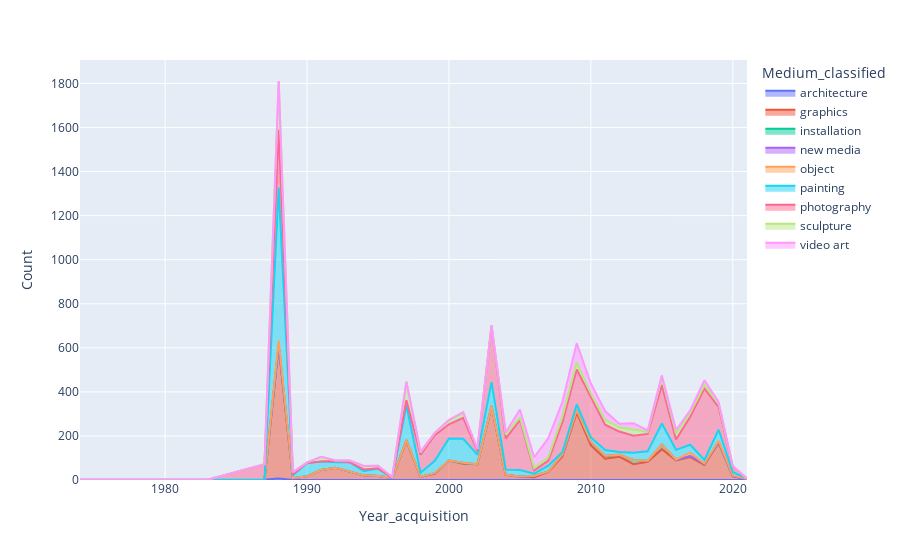

Here is the notebook cell this chart was saved with:
### Markdown cell above
How did artworks medium acqusition change over time?

### Code cell
plot_medium_over_years(museums_data, museum_names)

### Figure 1 — Plotly figure (JSON) as saved in the notebook; plotly's stock layout.template omitted (floating-point values rounded to 4 significant figures)
{"data": [{"fillpattern": {"shape": ""}, "hovertemplate": "Medium_classified=architecture<br>Year_acquisition=%{x}<br>Count=%{y}<extra></extra>", "legendgroup": "architecture", "line": {"color": "#636efa"}, "marker": {"symbol": "circle"}, "mode": "lines", "name": "architecture", "orientation": "v", "showlegend": true, "stackgroup": "1", "type": "scatter", "x": [1987, 1988, 2009, 2018], "xaxis": "x", "y": [1, 7, 3, 2], "yaxis": "y"}, {"fillpattern": {"shape": ""}, "hovertemplate": "Medium_classified=graphics<br>Year_acquisition=%{x}<br>Count=%{y}<extra></extra>", "legendgroup": "graphics", "line": {"color": "#EF553B"}, "marker": {"symbol": "circle"}, "mode": "lines", "name": "graphics", "orientation": "v", "showlegend": true, "stackgroup": "1", "type": "scatter", "x": [1983, 1988, 1989, 1990, 1991, 1992, 1993, 1994, 1995, 1996, 1997, 1998, 1999, 2000, 2001, 2002, 2003, 2004, 2005, 2006, 2007, 2008, 2009, 2010, 2011, 2012, 2013, 2014, 2015, 2016, 2017, 2018, 2019, 2020, 2021], "xaxis": "x", "y": [1, 603, 8, 17, 45, 56, 37, 20, 18, 10, 177, 14, 29, 88, 74, 72, 335, 23, 15, 13, 37, 108, 303, 157, 97, 106, 72, 82, 140, 89, 104, 66, 169, 17, 5], "yaxis": "y"}, {"fillpattern": {"shape": ""}, "hovertemplate": "Medium_classified=installation<br>Year_acquisition=%{x}<br>Count=%{y}<extra></extra>", "legendgroup": "installation", "line": {"color": "#00cc96"}, "marker": {"symbol": "circle"}, "mode": "lines", "name": "installation", "orientation": "v", "showlegend": true, "stackgroup": "1", "type": "scatter", "x": [1988, 1994, 1997, 1998, 1999, 2001, 2003, 2004, 2005, 2006, 2007, 2008, 2009, 2010, 2011, 2012, 2013, 2014, 2015, 2016, 2017, 2018, 2019, 2020], "xaxis": "x", "y": [2, 1, 4, 1, 2, 2, 1, 1, 1, 5, 2, 8, 12, 14, 12, 8, 19, 5, 21, 3, 5, 6, 5, 2], "yaxis": "y"}, {"fillpattern": {"shape": ""}, "hovertemplate": "Medium_classified=new media<br>Year_acquisition=%{x}<br>Count=%{y}<extra></extra>", "legendgroup": "new media", "line": {"color": "#ab63fa"}, "marker": {"symbol": "circle"}, "mode": "lines", "name": "new media", "orientation": "v", "showlegend": true, "stackgroup": "1", "type": "scatter", "x": [2001, 2008, 2010, 2011], "xaxis": "x", "y": [2, 1, 2, 1], "yaxis": "y"}, {"fillpattern": {"shape": ""}, "hovertemplate": "Medium_classified=object<br>Year_acquisition=%{x}<br>Count=%{y}<extra></extra>", "legendgroup": "object", "line": {"color": "#FFA15A"}, "marker": {"symbol": "circle"}, "mode": "lines", "name": "object", "orientation": "v", "showlegend": true, "stackgroup": "1", "type": "scatter", "x": [1988, 1999, 2010, 2014, 2016, 2017, 2018, 2019, 2020], "xaxis": "x", "y": [22, 1, 1, 1, 1, 15, 1, 4, 2], "yaxis": "y"}, {"fillpattern": {"shape": ""}, "hovertemplate": "Medium_classified=painting<br>Year_acquisition=%{x}<br>Count=%{y}<extra></extra>", "legendgroup": "painting", "line": {"color": "#19d3f3"}, "marker": {"symbol": "circle"}, "mode": "lines", "name": "painting", "orientation": "v", "showlegend": true, "stackgroup": "1", "type": "scatter", "x": [1974, 1976, 1982, 1988, 1989, 1990, 1991, 1992, 1993, 1994, 1995, 1996, 1997, 1998, 1999, 2000, 2001, 2002, 2003, 2004, 2005, 2006, 2007, 2008, 2009, 2010, 2011, 2012, 2013, 2014, 2015, 2016, 2017, 2018, 2019, 2020, 2021], "xaxis": "x", "y": [1, 1, 1, 693, 13, 60, 39, 24, 44, 19, 34, 1, 157, 18, 55, 100, 109, 43, 108, 23, 29, 11, 26, 10, 25, 19, 26, 13, 33, 42, 95, 44, 36, 16, 50, 15, 2], "yaxis": "y"}, {"fillpattern": {"shape": ""}, "hovertemplate": "Medium_classified=photography<br>Year_acquisition=%{x}<br>Count=%{y}<extra></extra>", "legendgroup": "photography", "line": {"color": "#FF6692"}, "marker": {"symbol": "circle"}, "mode": "lines", "name": "photography", "orientation": "v", "showlegend": true, "stackgroup": "1", "type": "scatter", "x": [1987, 1988, 1989, 1992, 1994, 1995, 1997, 1998, 1999, 2000, 2001, 2002, 2003, 2004, 2005, 2006, 2007, 2008, 2009, 2010, 2011, 2012, 2013, 2014, 2015, 2016, 2017, 2018, 2019, 2020], "xaxis": "x", "y": [70, 263, 5, 6, 8, 1, 24, 82, 116, 65, 95, 17, 254, 141, 228, 15, 23, 136, 159, 187, 115, 93, 77, 79, 175, 47, 127, 324, 104, 24], "yaxis": "y"}, {"fillpattern": {"shape": ""}, "hovertemplate": "Medium_classified=sculpture<br>Year_acquisition=%{x}<br>Count=%{y}<extra></extra>", "legendgroup": "sculpture", "line": {"color": "#B6E880"}, "marker": {"symbol": "circle"}, "mode": "lines", "name": "sculpture", "orientation": "v", "showlegend": true, "stackgroup": "1", "type": "scatter", "x": [1987, 1988, 1989, 1990, 1991, 1992, 1993, 1994, 1995, 1996, 1997, 1998, 1999, 2000, 2001, 2002, 2003, 2004, 2005, 2006, 2007, 2008, 2009, 2010, 2011, 2012, 2013, 2014, 2015, 2016, 2017, 2018, 2019, 2020], "xaxis": "x", "y": [1, 221, 10, 3, 21, 3, 7, 16, 12, 3, 83, 10, 11, 16, 22, 9, 5, 18, 11, 10, 15, 27, 31, 12, 22, 19, 28, 10, 32, 26, 17, 16, 15, 3], "yaxis": "y"}, {"fillpattern": {"shape": ""}, "hovertemplate": "Medium_classified=video art<br>Year_acquisition=%{x}<br>Count=%{y}<extra></extra>", "legendgroup": "video art", "line": {"color": "#FF97FF"}, "marker": {"symbol": "circle"}, "mode": "lines", "name": "video art", "orientation": "v", "showlegend": true, "stackgroup": "1", "type": "scatter", "x": [1997, 1998, 1999, 2000, 2001, 2004, 2005, 2006, 2007, 2008, 2009, 2010, 2011, 2012, 2013, 2014, 2015, 2016, 2017, 2018, 2019], "xaxis": "x", "y": [1, 4, 1, 4, 4, 11, 36, 49, 87, 66, 88, 46, 40, 16, 29, 6, 13, 17, 12, 22, 7], "yaxis": "y"}], "layout": {"legend": {"title": {"text": "Medium_classified"}, "tracegroupgap": 0}, "margin": {"t": 60}, "xaxis": {"anchor": "y", "domain": [0, 1], "title": {"text": "Year_acquisition"}}, "yaxis": {"anchor": "x", "domain": [0, 1], "title": {"text": "Count"}}}}
